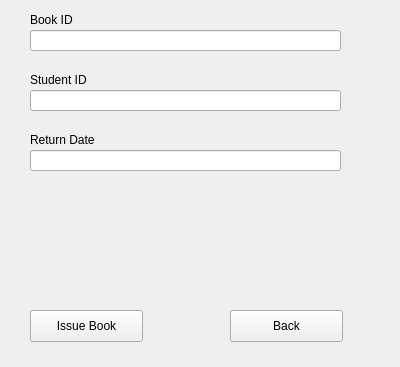
<?xml version="1.0" encoding="UTF-8"?>
<ui version="4.0">
 <class>Form</class>
 <widget class="QWidget" name="Form">
  <property name="geometry">
   <rect>
    <x>0</x>
    <y>0</y>
    <width>400</width>
    <height>367</height>
   </rect>
  </property>
  <property name="windowTitle">
   <string>Form</string>
  </property>
  <widget class="QPushButton" name="button_back">
   <property name="geometry">
    <rect>
     <x>230</x>
     <y>310</y>
     <width>113</width>
     <height>32</height>
    </rect>
   </property>
   <property name="text">
    <string>Back</string>
   </property>
  </widget>
  <widget class="QLineEdit" name="input_book_id">
   <property name="geometry">
    <rect>
     <x>30</x>
     <y>30</y>
     <width>311</width>
     <height>21</height>
    </rect>
   </property>
  </widget>
  <widget class="QLabel" name="label_book_id">
   <property name="geometry">
    <rect>
     <x>30</x>
     <y>10</y>
     <width>311</width>
     <height>20</height>
    </rect>
   </property>
   <property name="text">
    <string>Book ID</string>
   </property>
  </widget>
  <widget class="QLabel" name="label_student_id">
   <property name="geometry">
    <rect>
     <x>30</x>
     <y>70</y>
     <width>311</width>
     <height>20</height>
    </rect>
   </property>
   <property name="text">
    <string>Student ID</string>
   </property>
  </widget>
  <widget class="QLineEdit" name="input_student_id">
   <property name="geometry">
    <rect>
     <x>30</x>
     <y>90</y>
     <width>311</width>
     <height>21</height>
    </rect>
   </property>
  </widget>
  <widget class="QLabel" name="label_return_date">
   <property name="geometry">
    <rect>
     <x>30</x>
     <y>130</y>
     <width>311</width>
     <height>20</height>
    </rect>
   </property>
   <property name="text">
    <string>Return Date</string>
   </property>
  </widget>
  <widget class="QLineEdit" name="input_return_date">
   <property name="geometry">
    <rect>
     <x>30</x>
     <y>150</y>
     <width>311</width>
     <height>21</height>
    </rect>
   </property>
  </widget>
  <widget class="QPushButton" name="button_issue_book">
   <property name="geometry">
    <rect>
     <x>30</x>
     <y>310</y>
     <width>113</width>
     <height>32</height>
    </rect>
   </property>
   <property name="text">
    <string>Issue Book</string>
   </property>
  </widget>
 </widget>
 <resources/>
 <connections/>
</ui>
